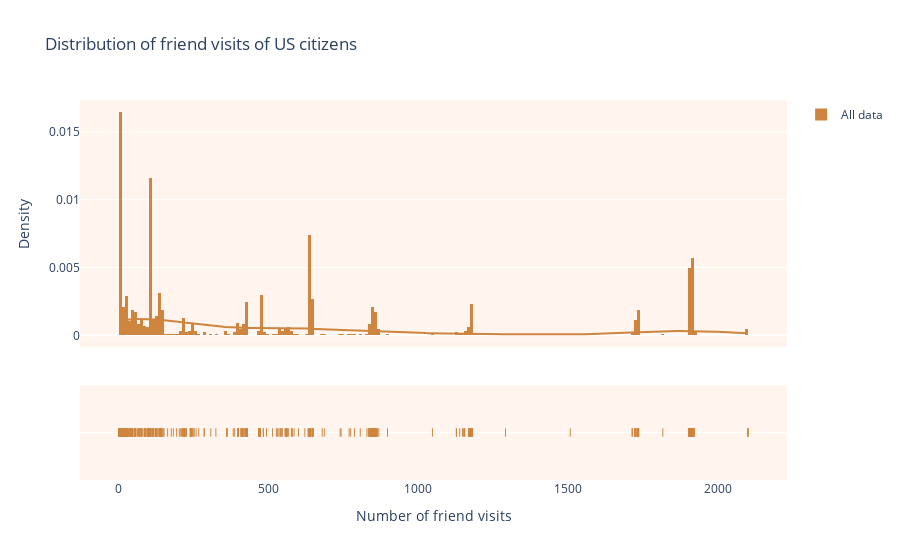

The notebook cell this image was saved under:
### Code cell
import plotly.figure_factory as ff
import numpy as np
from plotly.offline import download_plotlyjs, init_notebook_mode, plot, iplot

# Group data together
hist_data = [bk_gw_friends['checkin_time'].values]

group_labels = ['All data'] #['Brightkite', 'Gowalla']
colors = ['peru'] #'seagreen', 

# Create distplot with custom bin_size
fig = ff.create_distplot(hist_data, group_labels, bin_size=10, colors=colors)
fig.update_layout(plot_bgcolor='seashell')
fig.update_traces(opacity=1)
fig.update_layout(
    title="Distribution of friend visits of US citizens",
    xaxis_title="Number of friend visits",
    yaxis_title="Density"
    )

fig.update_layout(barmode='stack')

fig.show()

%cd "/home/mogan/Desktop/z_ada/ada-2020-project-milestone-p3-p3_/plots"

html = plot(fig, auto_open=False, output_type='div')
with open("Friend_visit_US_distribution.html", 'w') as file:
    file.write(html)

### Figure 1 — Plotly figure (JSON) as saved in the notebook; plotly's stock layout.template omitted (floating-point values rounded to 4 significant figures; data arrays with more than 128 entries replaced by an {"elided": "..."} marker saying what was removed)
{"data": [{"autobinx": false, "histnorm": "probability density", "legendgroup": "All data", "marker": {"color": "peru"}, "name": "All data", "opacity": 1, "type": "histogram", "x": {"elided": "864 int values"}, "xaxis": "x", "xbins": {"end": 2100, "size": 10, "start": 1}, "yaxis": "y"}, {"legendgroup": "All data", "marker": {"color": "peru"}, "mode": "lines", "name": "All data", "opacity": 1, "showlegend": false, "type": "scatter", "x": {"elided": "500 float values"}, "xaxis": "x", "y": {"elided": "500 float values"}, "yaxis": "y"}, {"legendgroup": "All data", "marker": {"color": "peru", "symbol": "line-ns-open"}, "mode": "markers", "name": "All data", "opacity": 1, "showlegend": false, "type": "scatter", "x": {"elided": "864 int values"}, "xaxis": "x", "y": {"elided": "864 str values"}, "yaxis": "y2"}], "layout": {"barmode": "stack", "hovermode": "closest", "legend": {"traceorder": "reversed"}, "plot_bgcolor": "seashell", "title": {"text": "Distribution of friend visits of US citizens"}, "xaxis": {"anchor": "y2", "domain": [0, 1], "title": {"text": "Number of friend visits"}, "zeroline": false}, "yaxis": {"anchor": "free", "domain": [0.35, 1], "position": 0, "title": {"text": "Density"}}, "yaxis2": {"anchor": "x", "domain": [0, 0.25], "dtick": 1, "showticklabels": false}}}
